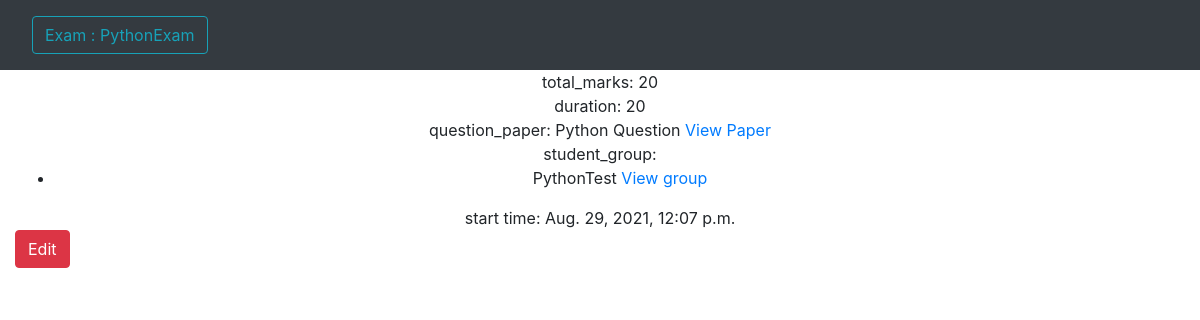
The page /prof/exams/4 (signed in) on the database its author committed.
### main/models/exam.py (models this page shows, shortened)
class Exam_Model(models.Model):
    professor = models.ForeignKey(User, limit_choices_to={'isTeacher': True}, on_delete=models.CASCADE)
    name = models.CharField(max_length=50)
    total_marks = models.IntegerField()
    duration = models.IntegerField()
    question_paper = models.ForeignKey(Question_Paper, on_delete=models.CASCADE, related_name='exams')
    student_group = models.ManyToManyField(Special_Students, related_name='exams')
    start_time = models.DateTimeField(default=datetime.now())
    end_time = models.DateTimeField(default=datetime.now())

### main/models/question_paper.py (models this page shows, shortened)
class Question_Paper(models.Model):
    professor = models.ForeignKey(User, limit_choices_to={'isTeacher': True}, on_delete=models.CASCADE)
    qPaperTitle = models.CharField(max_length=100)
    questions = models.ManyToManyField(Question_DB)

### main/models/group.py (models this page shows, shortened)
class Special_Students(models.Model):
    professor = models.ForeignKey(User, limit_choices_to={'isTeacher': True}, on_delete=models.CASCADE)
    category_name = models.CharField(max_length=10)
    students = models.ManyToManyField(User, limit_choices_to={'isStudent': True}, related_name='students')

### prof/views/exam.py (the view)
def view_exam(request, exam_id):
    prof = request.user
    exam = Exam_Model.objects.get(professor=prof, pk=exam_id)
    return render(request, 'prof/exam/view_exam.html', {
        'exam': exam, 'prof': prof, 'student_group': exam.student_group.all()
    })

### prof/templates/prof/exam/view_exam.html (shortened to what this page needs)
{% extends 'prof/base/base.html' %}
{% block navbar_title %}Exam : {{ exam.name }}{% endblock navbar_title %}
{% block body %}
    <div class="container-fluid">
        <div align="center">
            <div>
                total_marks: {{exam.total_marks}}<br>
                duration: {{exam.duration}}<br>
                question_paper: {{exam.question_paper.qPaperTitle}}
                <a href="{% url 'prof:view_specific_paper' exam.question_paper.id %}">View Paper</a><br>
                student_group:
                <ul>
                    {% for group in student_group %}
                    <li>
                        {{ group.category_name }}
                        <a href="{% url 'prof:view_specific_group' group.id %}">View group</a>
                    </li>
                    {% endfor %}
                </ul>
                start time: {{ exam.start_time }}
            </div>
        </div>
        <a href="{% url 'prof:edit_exam' exam.id %}" class="btn btn-danger">Edit</a>
    </div>
{% endblock body %}

### rows shown on the page
Exam_Model: name "PythonExam", total_marks "20", duration "20", question_paper.qPaperTitle "Python Question", start_time "Aug. 29, 2021, 12:07 p.m."
Special_Students: category_name "PythonTest"
